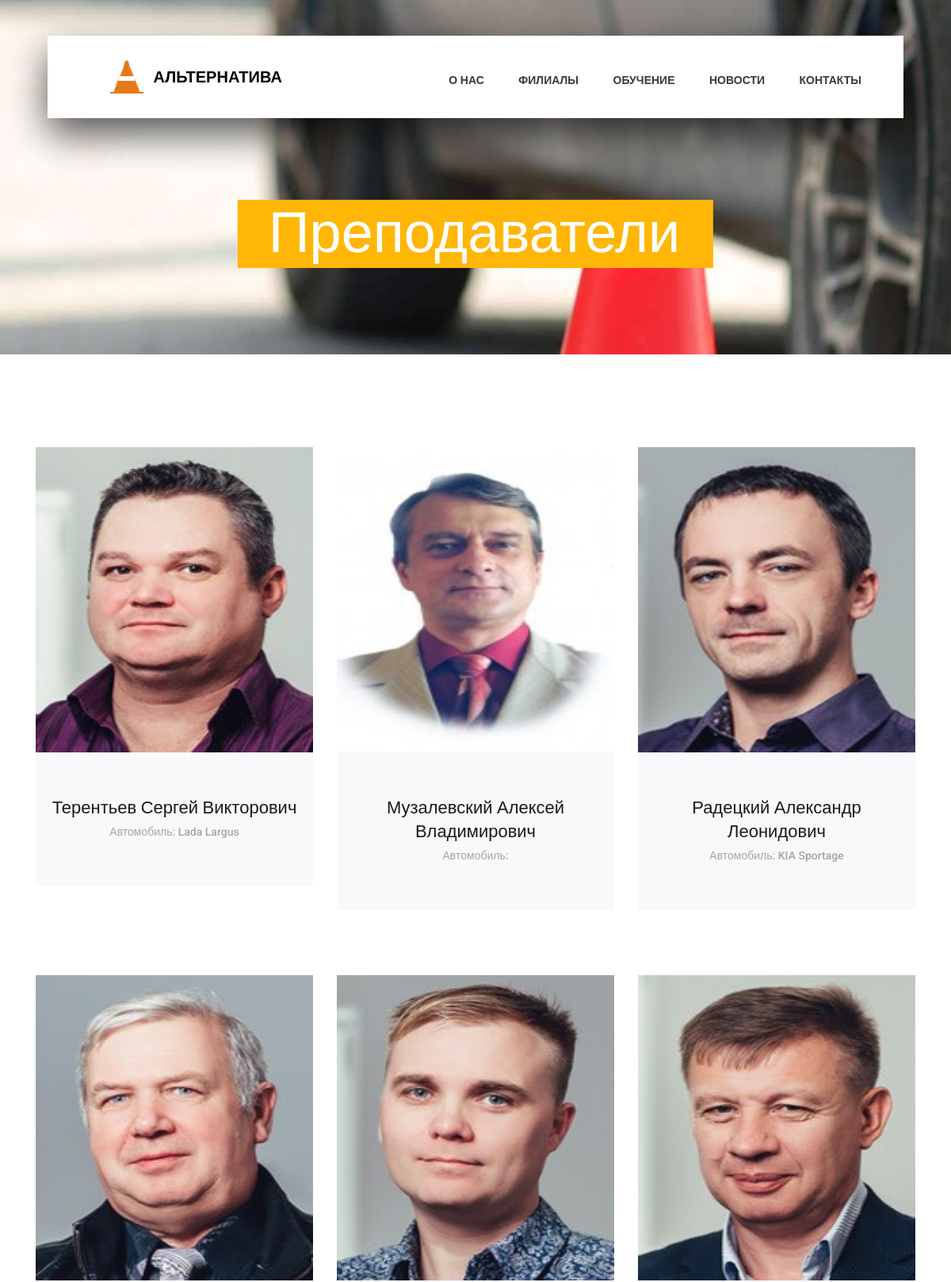
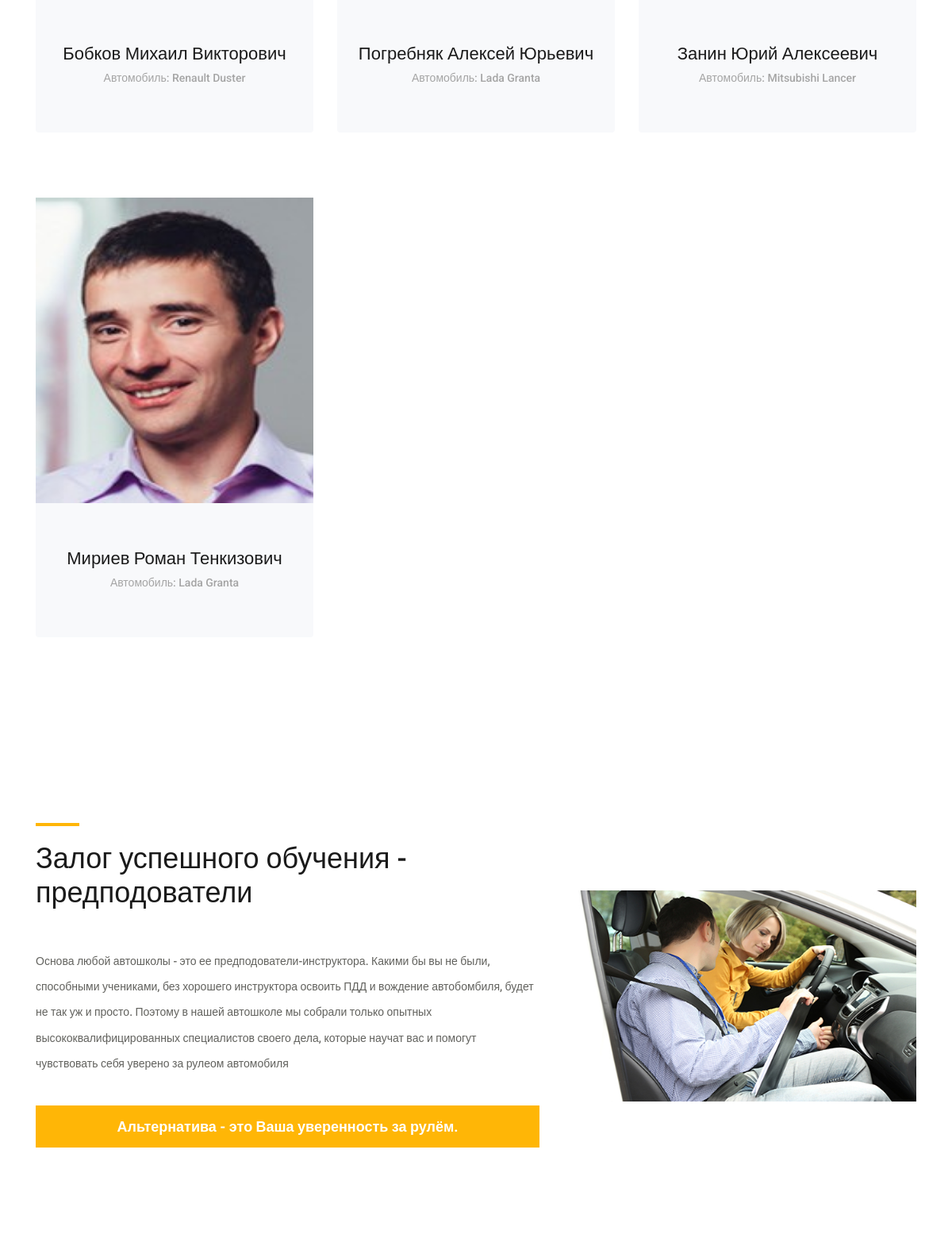
Screenshot of /teachers/ (upper part) with the database file from the repository (2 pictures, top to bottom).
### schooldriving/models.py (models this page shows, shortened)
class Teachers(models.Model):
    full_name = models.CharField('Фамилия Имя:', max_length=250,)
    phone = models.CharField('Номер телефона:', max_length=25, blank=True, null=True,)
    avatar = models.ImageField('Аватар', upload_to='teachers/',)
    car_model = models.CharField('Марка автомобиля', max_length=30, blank=True, null=True)
    is_active = models.BooleanField('Активен:', default=True)
    class Meta:
        verbose_name = 'Предподователь'
        verbose_name_plural = 'Предподователи'

### schooldriving/views.py (the view)
# urls.py: path('teachers/', views.teachers, name='teachers'),
def teachers(request):
    teachers = Teachers.objects.filter(is_active=True)
    return render(request, 'teachers.html', locals())

### schooldriving/templates/teachers.html (shortened to what this page needs)
<!DOCTYPE html>
<html lang="en">
<head>
    {% load static %}
    <link rel="stylesheet" type="text/css" href="{% static 'styles/bootstrap4/bootstrap.min.css' %}">
    <link href="{% static 'plugins/fontawesome-free-5.0.1/css/fontawesome-all.css' %}" rel="stylesheet" type="text/css">
    <link rel="stylesheet" type="text/css" href="{% static 'styles/teachers_styles.css' %}">
    <link rel="stylesheet" type="text/css" href="{% static 'styles/teachers_responsive.css' %}">
</head>
<body>
<div class="super_container">
    <header class="header d-flex flex-row">
        <div class="header_content d-flex flex-row align-items-center">
            <div class="logo_container">
                <div class="logo">
                    <img src="{% static 'images/logo.png' %}" alt="">
                    <span><a id="logo-name" href="/">Альтернатива</a></span>
                </div>
            </div>
            <nav class="main_nav_container">
                <div class="main_nav">
                    <ul class="main_nav_list">
                        <li class="main_nav_item"><a href="/">О Нас</a></li>
                        <li class="main_nav_item"><a href="/classes">Филиалы</a></li>
                        <li class="main_nav_item"><a href="#course">Обучение</a></li>
                        <li class="main_nav_item"><a href="/news">Новости</a></li>
                        <li class="main_nav_item"><a href="/contacts">Контакты</a></li>
                    </ul>
                </div>
            </nav>
        </div>
    </header>
</div>
<div class="home">
    <div class="home_background_container prlx_parent">
        <div class="home_background prlx"
             style="background-image:url({% static 'images/news_background.jpg' %})"></div>
    </div>
    <div class="home_content">
        <h1>Преподаватели</h1>
    </div>
</div>
<div class="teachers page_section">
    <div class="container">
        <div class="row">
            {% for tech in teachers %}
                <div class="col-lg-4 teacher">
                    <div class="card">
                        <div class="card_img">
                            <img class="card-img-top trans_200" src="{{ tech.avatar.url }}"
                                 height="385" width="290">
                        </div>
                        <div class="card-body text-center">
                            <div class="card-title"><a href="#">{{ tech.full_name }}</a></div>
                            <div class="card-text">Автомобиль: {{ tech.car_model | default:"" }}</div>
                        </div>
                    </div>
                </div>
            {% endfor %}
        </div>
    </div>
</div>
<div class="become">
    <div class="container">
        <div class="row row-eq-height">
            <div class="col-lg-7 order-2 order-lg-1">
                <div class="become_title">
                    <h1>Залог успешного обучения - предподователи</h1>
                </div>
                <p class="become_text">Основа любой автошколы - это ее предподователи-инструктора. Какими бы вы не
                    были, способными учениками, без хорошего инструктора освоить
                    ПДД и вождение автобомбиля, будет не так уж и просто. Поэтому в нашей автошколе мы собрали
                    только опытных высококвалифицированных специалистов своего дела, которые научат вас и помогут
                    чувствовать себя уверено за рулеом автомобиля</p>
                <div class="become_button text-center trans_200">
                    <p> Альтернатива - это Ваша уверенность за рулём.</p>
                </div>
            </div>
            <div class="col-lg-5 order-1 order-lg-2">
                <div class="become_image">
                    <img src="{% static 'images/become.jpg' %}" alt="">
                </div>
            </div>
        </div>
    </div>
</div>
</body>
</html>

### schooldriving/static/styles/teachers_responsive.css (style rules this page uses)
@media only screen and (max-width: 1380px) { .header { width: 1200px; } }
@media only screen and (max-width: 1380px) { .header_content { width: calc(100% - 219px); } }
@media only screen and (max-width: 1380px) { .main_nav_container { padding-right: 63px; } }
@media only screen and (max-width: 1280px) { .header { width: 90%; } }
@media only screen and (max-width: 1280px) { .header_content { width: 100%; } }
@media only screen and (max-width: 1280px) { .main_nav_container { padding-right: 53px; } }
@media only screen and (max-width: 1280px) { .card-title { font-size: 20px; } }

### rows the page displays
Teachers: avatar (picture), full_name "Терентьев Сергей Викторович", car_model "Lada Largus"
Teachers: avatar (picture), full_name "Музалевский Алексей Владимирович"
Teachers: avatar (picture), full_name "Радецкий Александр Леонидович", car_model "KIA Sportage"
Teachers: avatar (picture), full_name "Бобков Михаил Викторович", car_model "Renault Duster"
Teachers: avatar (picture), full_name "Погребняк Алексей Юрьевич", car_model "Lada Granta"
Teachers: avatar (picture), full_name "Занин Юрий Алексеевич", car_model "Mitsubishi Lancer"
Teachers: avatar (picture), full_name "Мириев Роман Тенкизович", car_model "Lada Granta"
